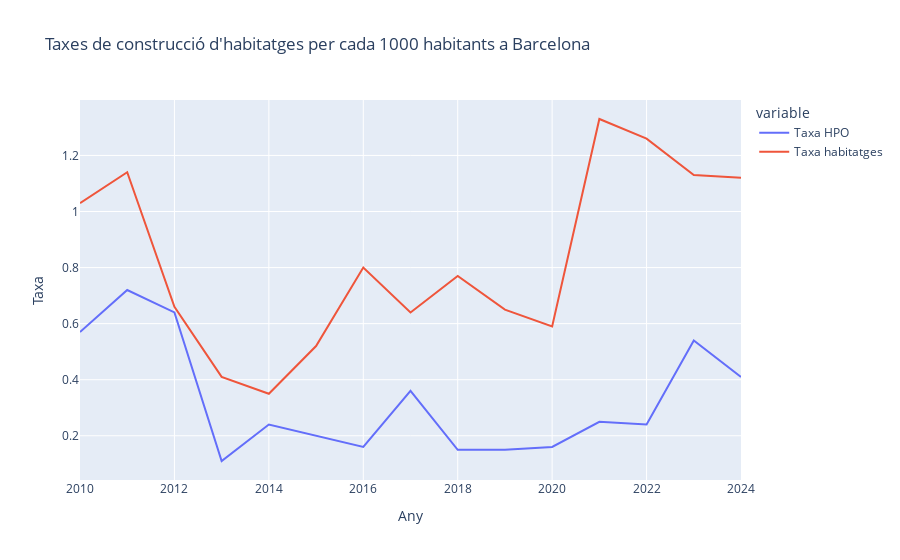

Write notebook code for a chart like this one.
### Code cell
fig = px.line(df2,
              y=['Taxa HPO', 'Taxa habitatges'],
              title=f"Taxes de construcció d'habitatges per cada 1000 habitants a {ciutat}",
              labels={'value':'Taxa'}
             )
fig.show()

### Figure 1 — Plotly figure (JSON) as saved in the notebook; plotly's stock layout.template omitted (floating-point values rounded to 4 significant figures)
{"data": [{"hovertemplate": "variable=Taxa HPO<br>Any=%{x}<br>Taxa=%{y}<extra></extra>", "legendgroup": "Taxa HPO", "line": {"color": "#636efa", "dash": "solid"}, "marker": {"symbol": "circle"}, "mode": "lines", "name": "Taxa HPO", "orientation": "v", "showlegend": true, "type": "scatter", "x": [2010, 2011, 2012, 2013, 2014, 2015, 2016, 2017, 2018, 2019, 2020, 2021, 2022, 2023, 2024], "xaxis": "x", "y": [0.57, 0.72, 0.64, 0.11, 0.24, 0.2, 0.16, 0.36, 0.15, 0.15, 0.16, 0.25, 0.24, 0.54, 0.41], "yaxis": "y"}, {"hovertemplate": "variable=Taxa habitatges<br>Any=%{x}<br>Taxa=%{y}<extra></extra>", "legendgroup": "Taxa habitatges", "line": {"color": "#EF553B", "dash": "solid"}, "marker": {"symbol": "circle"}, "mode": "lines", "name": "Taxa habitatges", "orientation": "v", "showlegend": true, "type": "scatter", "x": [2010, 2011, 2012, 2013, 2014, 2015, 2016, 2017, 2018, 2019, 2020, 2021, 2022, 2023, 2024], "xaxis": "x", "y": [1.03, 1.14, 0.66, 0.41, 0.35, 0.52, 0.8, 0.64, 0.77, 0.65, 0.59, 1.33, 1.26, 1.13, 1.12], "yaxis": "y"}], "layout": {"legend": {"title": {"text": "variable"}, "tracegroupgap": 0}, "title": {"text": "Taxes de construcció d'habitatges per cada 1000 habitants a Barcelona"}, "xaxis": {"anchor": "y", "domain": [0, 1], "title": {"text": "Any"}}, "yaxis": {"anchor": "x", "domain": [0, 1], "title": {"text": "Taxa"}}}}
